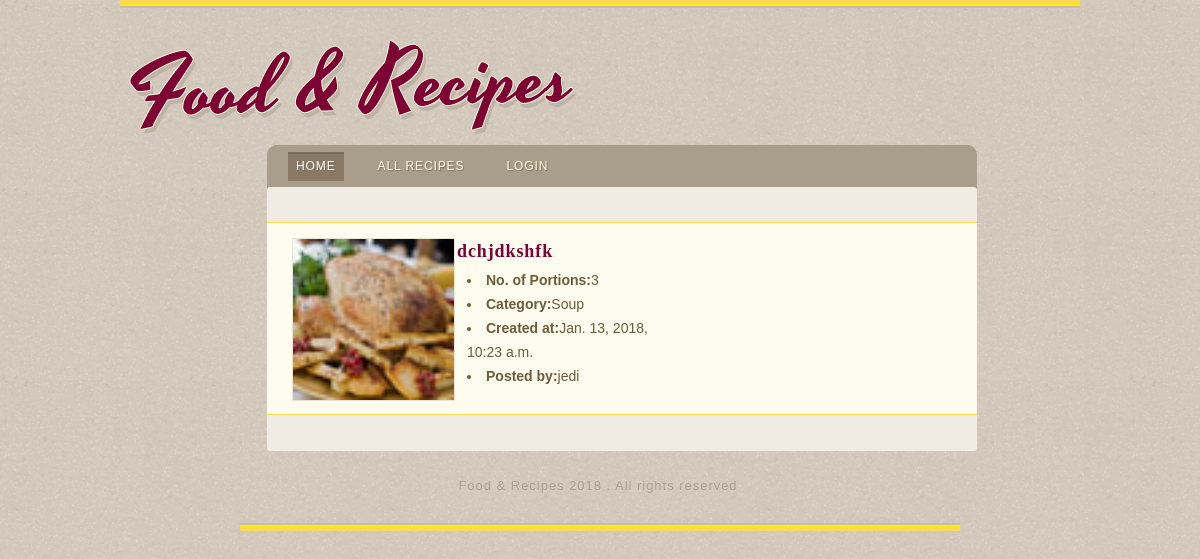
The page /category/1/ on the database as committed earlier.
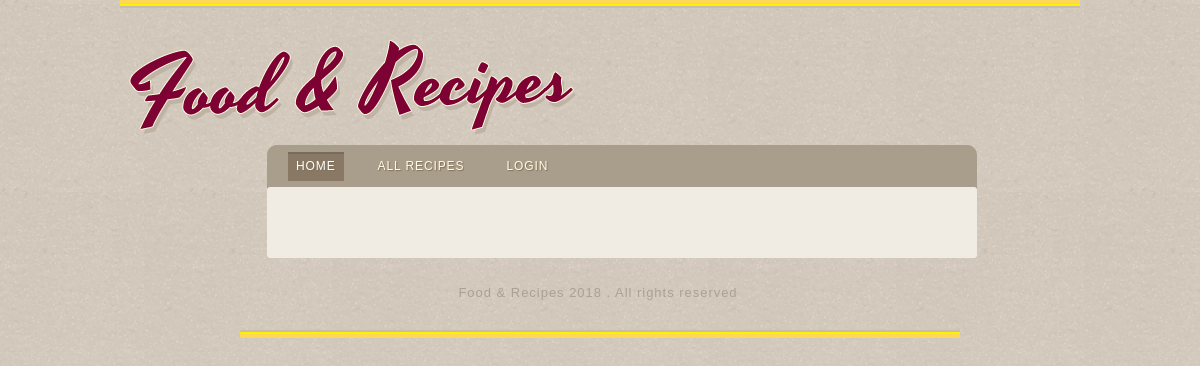
The same page on the database as committed later.
### RecipeApp/models.py (models this page shows)
class Recipe(models.Model):
    name = models.CharField(max_length=45)
    category = models.IntegerField(choices=[
        (1, "Soup"),
        (2, "Dessert"),
        (3, "Main Course"),
        (4, "Salad/ Starter"),
    ]
    )
    no_portions = models.IntegerField()
    text = models.TextField(max_length=10000)
    created = models.DateTimeField(auto_now_add=True)
    updated = models.DateTimeField(auto_now=True)
    id_user = models.ForeignKey(User)
    image = models.ImageField(upload_to='recipes')

### RecipeApp/views.py (the view)
class CategoryListView(ListView):
    template_name = 'category.html'
    model = Recipe
    def get_queryset(self):
        return Recipe.objects.filter(category=self.kwargs['category'])

### RecipeApp/templates/category.html (shortened to what this page needs)
{% extends 'layout.html' %}
{% load static %}
{% block content %}
<div id="content">
					<div>
						<ul>
                        {% for recipe in recipe_list %}
							<li>
								<a style="width:25%" href="#"><img style="height:161px;width:161px"src="{{ recipe.image.url }}" alt="Image"></a>
								<div style="">
									<h3><a href="#">{{ recipe.name }}</a></h3><div>
                                        <ul style="padding:5px;">
                                            <li><strong>No. of Portions:</strong>{{ recipe.no_portions }}</li>
                                            <li><strong>Category:</strong>{{ recipe.get_category_display}}</li>
                                            <li><strong>Created at:</strong>{{ recipe.created }}</li>
                                            <li><strong>Posted by:</strong>{{ recipe.id_user.username }}</li>
                                        </ul>
								</div></div>
							</li>
                        {% endfor %}
                        </ul>
                    </div>
</div>
{% endblock %}

Rows that differ between the two databases and show on the page:
removed Recipe: image (picture), name "dchjdkshfk", no_portions "3", category "Soup", created "Jan. 13, 2018, 10:23 a.m.", id_user.username "jedi"
